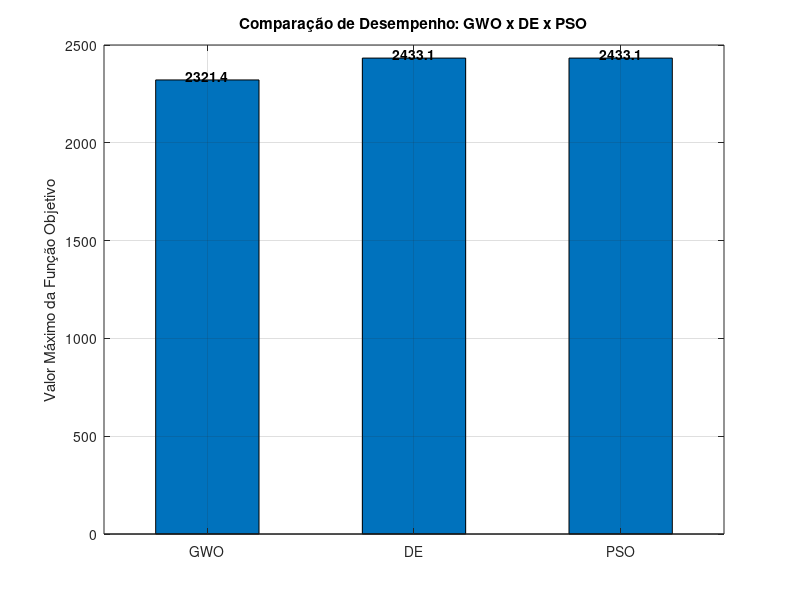

The MATLAB source for this figure:
function grafico_barras_resultados()

% Valores dos algoritmos
valorGWO = 2321.4;
valorDE  = 2433.1;
valorPSO = 2433.1;

algoritmos = {'GWO', 'DE', 'PSO'};
valores = [valorGWO, valorDE, valorPSO];

% Gráfico de barras
figure;
bar(valores, 0.5);
set(gca, 'xticklabel', algoritmos);
ylabel('Valor Máximo da Função Objetivo');
title('Comparação de Desempenho: GWO x DE x PSO');
grid on;

% Adicionar valores no topo
text(1:length(valores), valores + 20, num2str(valores','%.1f'), ...
    'HorizontalAlignment', 'center', 'FontWeight', 'bold');

end
